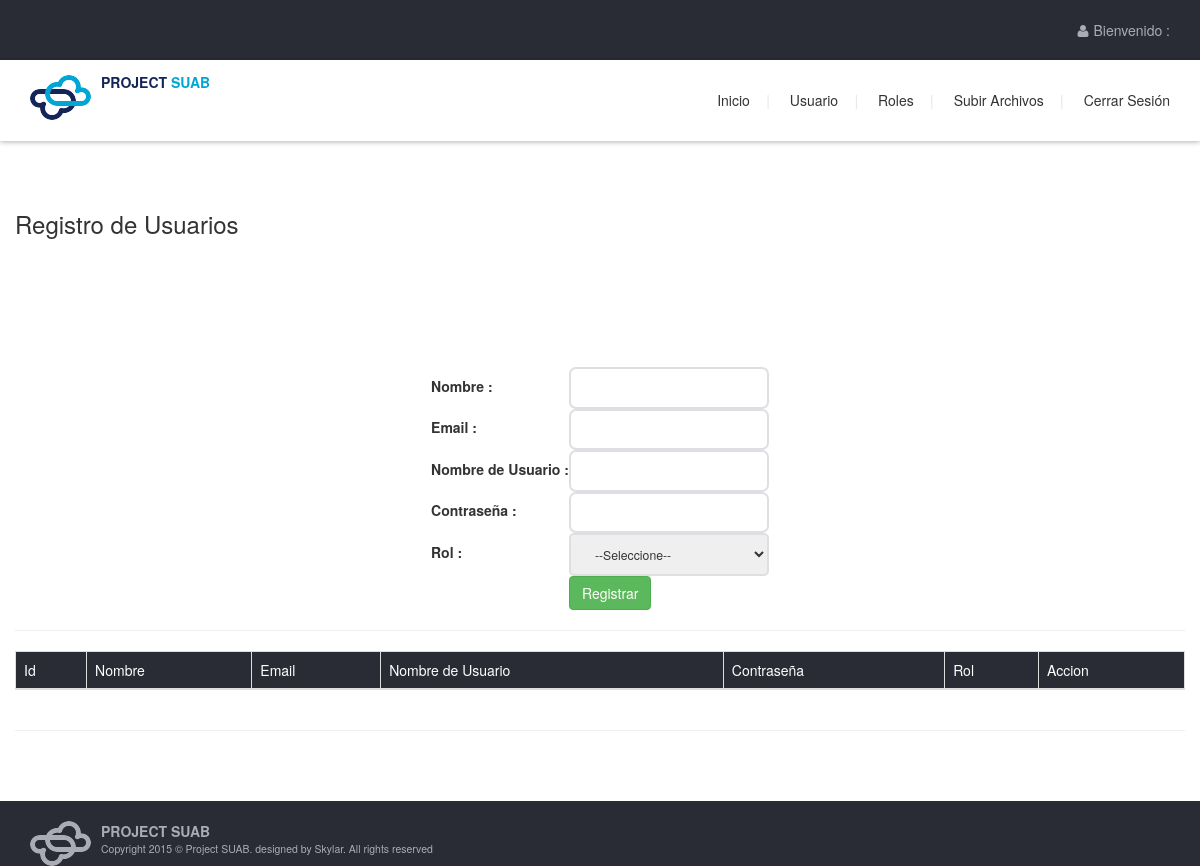
Page /index.php/usuario on the earlier database version.
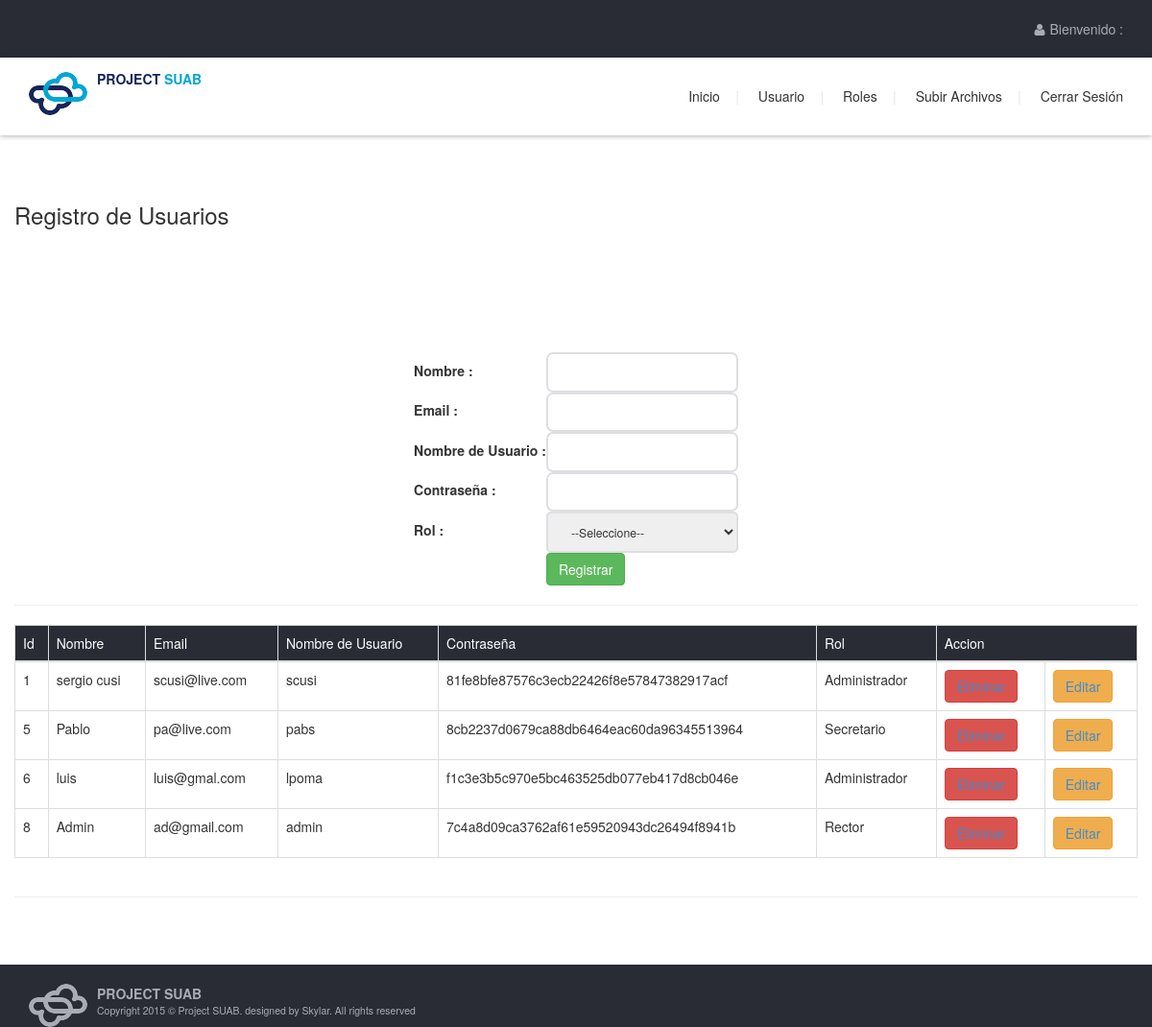
Same page on the later database version.
### tables this page shows
CREATE TABLE IF NOT EXISTS `usuario` (
`idusuario` int(11) NOT NULL,
  `nombre` varchar(200) NOT NULL,
  `email` varchar(200) NOT NULL,
  `user` varchar(200) NOT NULL,
  `password` varchar(200) NOT NULL,
  `IdRol` int(11) NOT NULL
);

CREATE TABLE IF NOT EXISTS `roles` (
`IdRol` int(11) NOT NULL,
  `Rol` varchar(100) NOT NULL
);

### application/controllers/usuario.php (called while the page is built, shortened)
<?php if ( ! defined('BASEPATH')) exit('No direct script access allowed');
class Usuario extends CI_Controller {
	public function index()
	{
        $sesion['user']= "Bienvenido : ".$this->session->userdata('user');
        $value =array();
       if($data = $this->roles_model->read_record())
        {
        $value['lrol']= $data;
        }
        if($data = $this->usuario_model->read_record())
        {
        $value['record']= $data;
        }
        $this->load->view('header');
        $this->load->view('navbar',$sesion);
        $this->load->view('usuario/usuario_view',$value);
        $this->load->view('footer');
	}
}

### index.php (called while the page is built, shortened)
<?php
require_once BASEPATH.'core/CodeIgniter.php';

### application/models/usuario_model.php (called while the page is built, shortened)
<?php  if ( ! defined('BASEPATH')) exit('No direct script access allowed');
class Usuario_model extends CI_Model {
    function read_record(){
        $query = $this->db
        ->select("u.idusuario,u.nombre,u.email,u.user,u.password,r.rol")
        ->from("usuario as u")
        ->join("roles as r","u.IdRol = r.IdRol","inner")
        ->get();
          return $query->result();
    }
}

### application/views/usuario/usuario_view.php (the view, shortened to what this page needs)
<h3>Registro de Usuarios</h3>
<div align ="center">
	<?php echo form_open('usuario/create'); ?>
	<table>
		<tr>
			<th><label for="nombre">Nombre : </label></th>
			<th><input type="text" name="nombre" id="nombre" value="<?php echo set_value('nombre'); ?>"></th>
		</tr>
		<br>
		<tr>
			<th><label for="email">Email : </label></th>
			<th><input type="text" name="email" id="email" value="<?php echo set_value('email'); ?>"></th>
		</tr>
		<br>
		<tr>
			<th><label for="user">Nombre de Usuario : </label></th>
			<th><input type="text" name="user" id="user" value="<?php echo set_value('user'); ?>"></th>
		</tr>
		<br>
		<tr>
			<th><label for="password">Contraseña : </label></th>
			<th><input type="text" name="password" id="password" value="<?php echo set_value('password'); ?>"></th>
		</tr>
		<br>
		<tr>
			<th><label for="rol">Rol : </label></th>
			<th>
				<select class="combobox" name="IdRol">
					<option value="0">--Seleccione--</option>
				</select>
			</th>
		</tr>
		<br>
		<tr >
			<th></th>
			<th colspan="2"><button id="submitrol" class="btn btn-success">Registrar</button></th>
		</tr>
		<br>
	</table>
	<?php echo form_close(); ?>
</div>
<hr>
<div class="shor" align="center">
	<table class="table table-bordered">
		<thead>
			<tr class="title-table" >
				<td>Id</td>
				<td>Nombre</td>
				<td>Email</td>
				<td>Nombre de Usuario</td>
				<td>Contraseña</td>
				<td>Rol</td>
				<td colspan="2">Accion</td>
			</tr>
		</thead>
		<tbody>
	<?php foreach ($record as $value) {
		echo '<tr>';
		echo '<td>'.$value->idusuario.'</td>';
		echo '<td>'.$value->nombre.'</td>';
		echo '<td>'.$value->email.'</td>';
		echo '<td>'.$value->user.'</td>';
		echo '<td>'.$value->password.'</td>';
		echo '<td>'.$value->rol.'</td>';
		echo '<td><button class="btn btn-danger">'.anchor('usuario/delete/'.$value->idusuario,'Eliminar').'</button></td>';
		echo '<td><button class="btn btn-warning">'.anchor('usuario/edit/'.$value->idusuario,'Editar').'</button></td>';
		echo '<tr>';
	}?>
		</tbody>
	</table>
</div>
<hr>

Differences in the rows shown:
added usuario: idusuario "1", nombre "sergio cusi", email "scusi@live.com", user "scusi", password "81fe8bfe87576c3ecb22426f8e57847382917acf", IdRol.Rol "Administrador", idusuario "Editar"
added usuario: idusuario "5", nombre "Pablo", email "pa@live.com", user "pabs", password "8cb2237d0679ca88db6464eac60da96345513964", IdRol.Rol "Secretario", idusuario "Editar"
now on this page (row edited): usuario: idusuario "6", nombre "luis", email "luis@gmal.com", user "lpoma", password "f1c3e3b5c970e5bc463525db077eb417d8cb046e", IdRol.Rol "Administrador", idusuario "Editar"
now on this page (row edited): usuario: idusuario "8", nombre "Admin", email "ad@gmail.com", user "admin", password "7c4a8d09ca3762af61e59520943dc26494f8941b", IdRol.Rol "Rector", idusuario "Editar"
